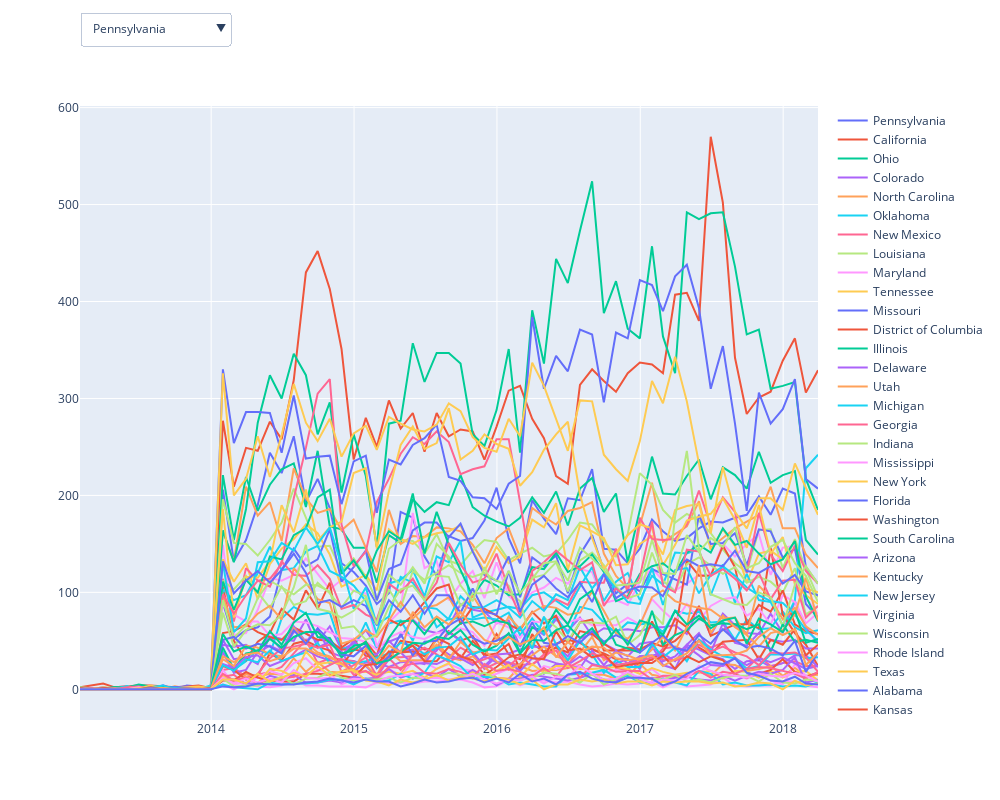

The notebook cell this image was saved under:
### Code cell
buttons = []
i = 0



fig3 = go.Figure()
state_list = list(df['state'].unique())

for state in state_list:
    
    data = df['state']==state
    data.resample('M').sum()

    fig3.add_trace(
        go.Scatter(
            x = df.resample('M').count().index,
            y = data.resample('M').sum(),
#             y = df['n_killed'][df['state']==state].resample('M').sum(),
#             x = df.index[df['state']==state],
#             y = df['n_killed'][df['state']==state],
            name = state, visible = (i==0)
        )
    )
    
for state in state_list:
    args = [False] * len(state_list)
    args[i] = True
    
    #create a button object for the country we are on
    button = dict(label = state,
                  method = "update",
                  args=[{"visible": args}])
    
    #add the button to our list of buttons
    buttons.append(button)
    
    #i is an iterable used to tell our "args" list which value to set to True
    i+=1  
    
fig3.update_layout(updatemenus=[dict(active=0,
                                    type="dropdown",
                                    buttons=buttons,
                                    x = 0,
                                    y = 1.1,
                                    xanchor = 'left',
                                    yanchor = 'bottom'),
                              ])

fig3.update_layout(
    autosize=False,
    width=1000,
    height=800,)
